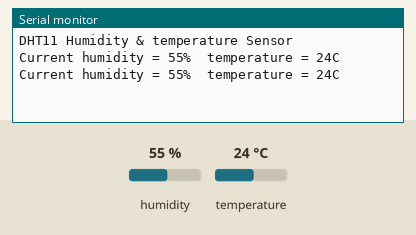
The sketch below on a simulated Arduino Uno, built with avr-gcc and run on an emulated ATmega328P. Parts: the last lines printed to the serial monitor. Inputs (shaded band) come from the test bench; at power-on: humidity 55 %, temperature 24 °C.

Above: at 2.7 s.
2.8 s: humidity set to 22 %
At 4.1 s:
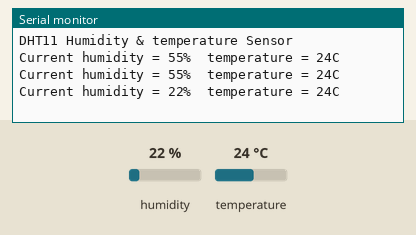
4.3 s: temperature set to 12 °C
At 5.3 s:
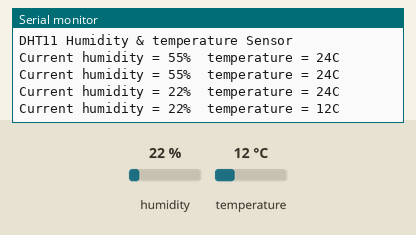
5.8 s: humidity set to 40 %
At 7.3 s:
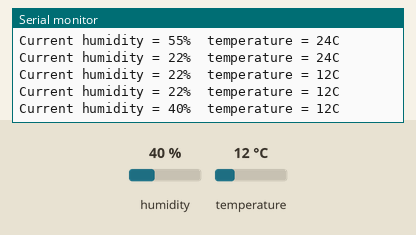
Timing chart, 0 to 8.8 s (numbered marks = the images above; inputs shaded):
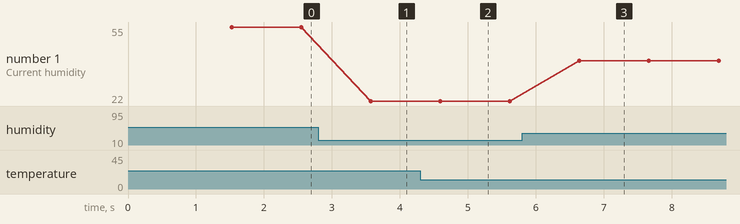

Measured:
- after the input at 2.8 s, the serial monitor: prints a new line after 0.77 s (image 1)
- after the input at 4.3 s, the serial monitor: prints a new line after 0.30 s (image 2)
- after the input at 5.8 s, the serial monitor: prints a new line after 0.84 s (image 3)
- plotted number 1: 55 → 22 after the input at 2.8 s, 22 → 40 after the input at 5.8 s

The sketch:

sketch_DTH11.ino
```cpp
#include <dht11.h>

#define dht_apin A0

dht11 DHT11;

void setup() {

  Serial.begin(9600);
  delay(500);//Delay to let system boot
  Serial.println("DHT11 Humidity & temperature Sensor\n\n");
  delay(1000);//Wait before accessing Sensor
}

void loop() {

  DHT11.read(dht_apin);

  Serial.print("Current humidity = ");
  Serial.print(DHT11.humidity);
  Serial.print("%  ");
  Serial.print("temperature = ");
  Serial.print(DHT11.temperature);
  Serial.println("C  ");

  delay(1000);//Wait 5 seconds before accessing sensor again.
}
```
